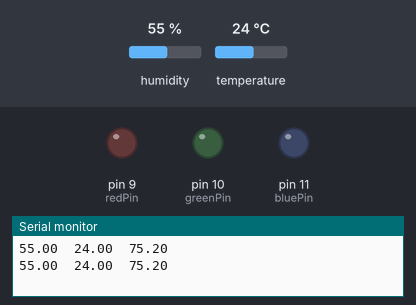
This sketch was run on a simulated Arduino Uno, built with avr-gcc and run on an emulated ATmega328P. Parts: output pins drawn as LEDs (lit = HIGH), the last lines printed to the serial monitor. The inputs (shaded band) are chosen by the test bench; at power-on: temperature 24 °C, humidity 55 %.

Above: at 5.8 s.
5.9 s: temperature set to 28 °C
At 10.5 s:
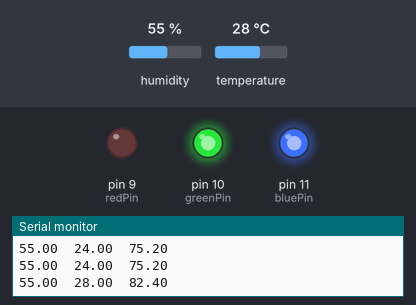
11.9 s: temperature set to 33 °C
At 16.5 s:
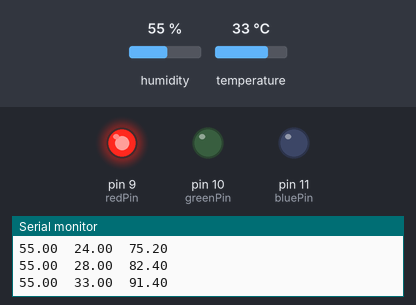
Timing chart, 0 to 18.0 s (numbered marks = the images above; inputs shaded):
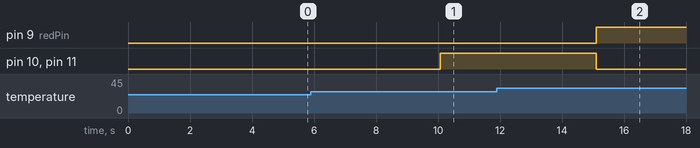

Measured:
- after the input at 5.9 s, pin 10 (greenPin), pin 11 (bluePin): LOW → HIGH after 4.2 s
- after the input at 11.9 s, pin 9 (redPin): LOW → HIGH after 3.2 s; pin 10 (greenPin), pin 11 (bluePin): HIGH → LOW after 3.2 s

The sketch:

DHTonly.ino
```cpp
  #include "DHT.h"
#define dhtPin 8      //讀取DHT11 Data
#define dhtType DHT11 //選用DHT11
int redPin = 9;
int greenPin = 10;
int bluePin = 11;

DHT dht(dhtPin, dhtType); // Initialize DHT sensor

void setup() {
  pinMode(redPin, OUTPUT);
  pinMode(greenPin, OUTPUT);
  pinMode(bluePin, OUTPUT);
  Serial.begin(9600);//設定鮑率9600
  dht.begin();//啟動DHT
}

void loop() {
  float h = dht.readHumidity();//讀取濕度
  float t = dht.readTemperature();//讀取攝氏溫度
  float f = dht.readTemperature(true);//讀取華氏溫度
  if (isnan(h) || isnan(t) || isnan(f)) {
    Serial.println("無法從DHT傳感器讀取！");
    return;
  }
//  Serial.print("濕度: ");
  Serial.print(h);
  Serial.print("\t");
//  Serial.print("攝氏溫度: ");
  Serial.print(t);
  Serial.print("\t");
//  Serial.print("華氏溫度: ");
  Serial.print(f);
  Serial.print("\n");
  if(t==33){
    setColor(255, 0, 0);  // red

  }
  else if(t==32){
    setColor(255, 255, 0);  // yellow

  }
  else if(t==31){
    setColor(0, 255, 0);  // green

  }
  else if(t==30){
    setColor(0, 0, 255);  // blue

  }
  else if(t==29){
    setColor(80, 0, 80);  // purple

  }
  else if(t==28){
    setColor(0, 255, 255);  // aqua

  }
  else if(t==27){
    setColor(255, 0, 255);

  }
  else if(t==26){
    setColor(80, 80, 0);

  }
  else if(t==25){
    setColor(0, 80, 80);

  }
  delay(5000);//延時5秒
}

void setColor(int red, int green, int blue)
{
  #ifdef COMMON_ANODE
    red = 255 - red;
    green = 255 - green;
    blue = 255 - blue;
  #endif
  analogWrite(redPin, red);
  analogWrite(greenPin, green);
  analogWrite(bluePin, blue);
}
```
